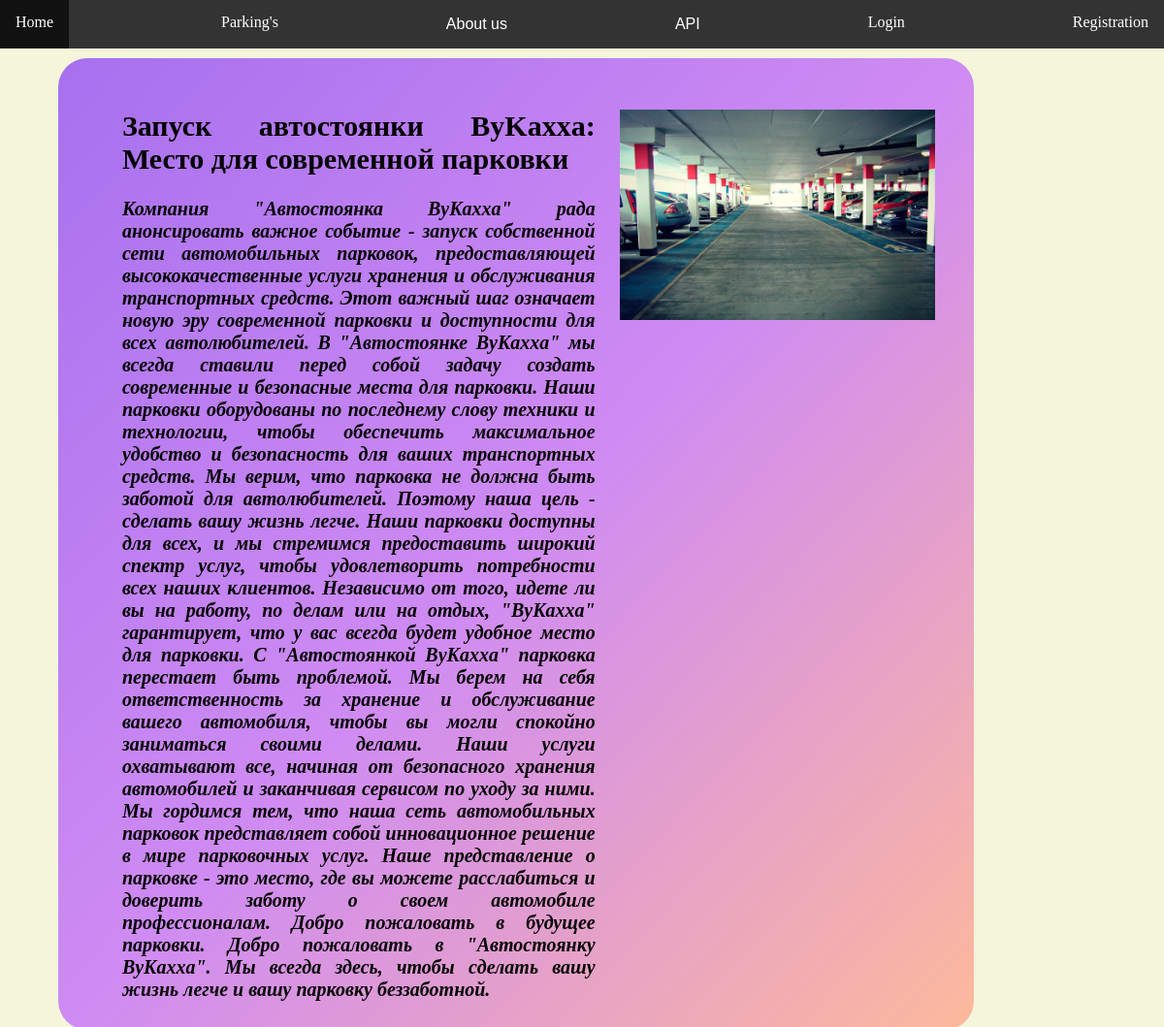
Screenshot of /myparking/news/3/ with the database file from the repository.
### myparking/models.py (models this page shows, shortened)
class News(models.Model):
    title = models.CharField(max_length=200)
    summary = models.TextField()
    image = models.ImageField(upload_to=upload_to_news_image, null=True, blank=True)
    publish_date = models.DateTimeField(auto_now_add=True)
    class Meta:
        verbose_name_plural = 'News'

### myparking/views.py (the view)
# urls.py: path('news/<int:pk>/', views.news_details, name='news_details'),
def news_details(request, pk):
    certain_news = get_object_or_404(News, pk=pk)
    return render(request, 'myparking/' + get_path_to_html(certain_news), context={'certain_news': certain_news})

### myparking/views.py (called while the page is built)
def get_path_to_html(obj):
    publish_date = obj.publish_date
    return os.path.join(
        'news',
        str(publish_date.year),
        str(publish_date.month).zfill(2),
        str(publish_date.day).zfill(2),
        f'{obj.pk}.html'
    )

### myparking/templates/myparking/news/2023/09/11/3.html (shortened to what this page needs)
{% extends "base_news.html"%}
{% load static %}
{% block details_page_title%} {{ certain_news.title }} {% endblock %}
{% block details_page_summary %} {{ certain_news.summary }} {% endblock %}
{% block details_page_image %}
    {% if certain_news.image %}
        <img width="100%" src="{{ certain_news.image.url }}" alt="News Image">
    {% else %}
        <img src="https://via.placeholder.com/500x500?text=No+Image" alt="No Image">
    {% endif %}
{% endblock %}

### myparking/static/myparking/css/site_style.css (style rules this page uses)
* { margin: 0px; padding: 0px; }
.bg-site { background: beige; }

### rows the page displays
News: title "Запуск автостоянки ByKaxxa: Место для современной парковки", summary "Компания \"Автостоянка ByKaxxa\" рада анонсировать важное событие - запуск собственной сети автомобильных парковок, предоставляющей высококачественные услуги хранения и обслуживания транспортных средств. Этот важный шаг означает новую эру современной парковки и доступности для всех автолюбителей. В \"Автостоянке ByKaxxa\" мы всегда ставили перед собой задачу создать современные и безопасные места для парковки. Наши парковки оборудованы по последнему слову техники и технологии, чтобы обеспечить максимальное удобство и безопасность для ваших транспортных средств. Мы верим, что парковка не должна быть заботой для автолюбителей. Поэтому наша цель - сделать вашу жизнь легче. Наши парковки доступны…", image (picture)
